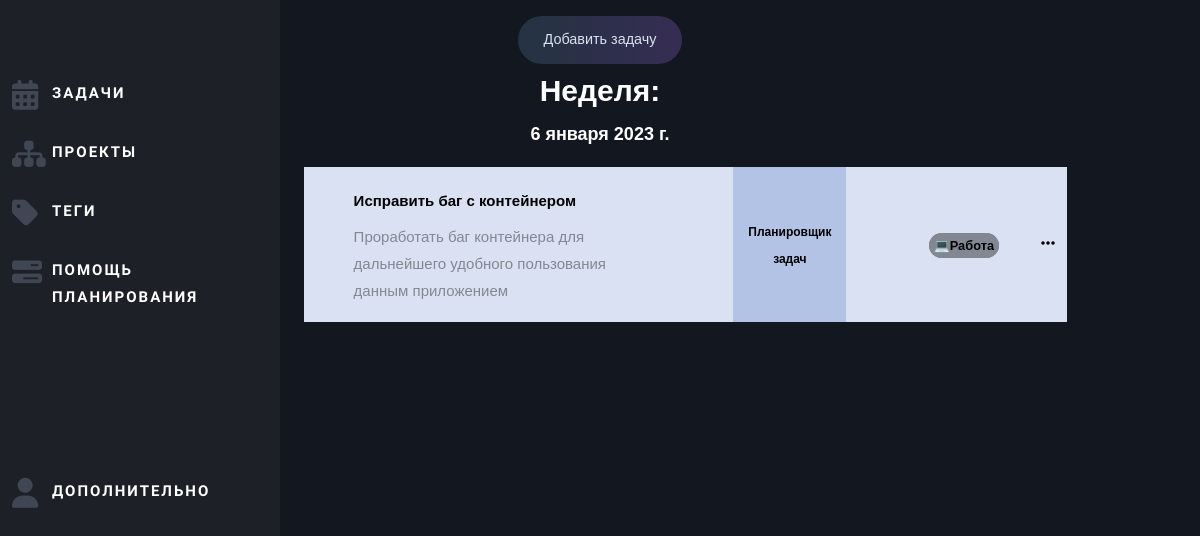
The app's page /week, older data.
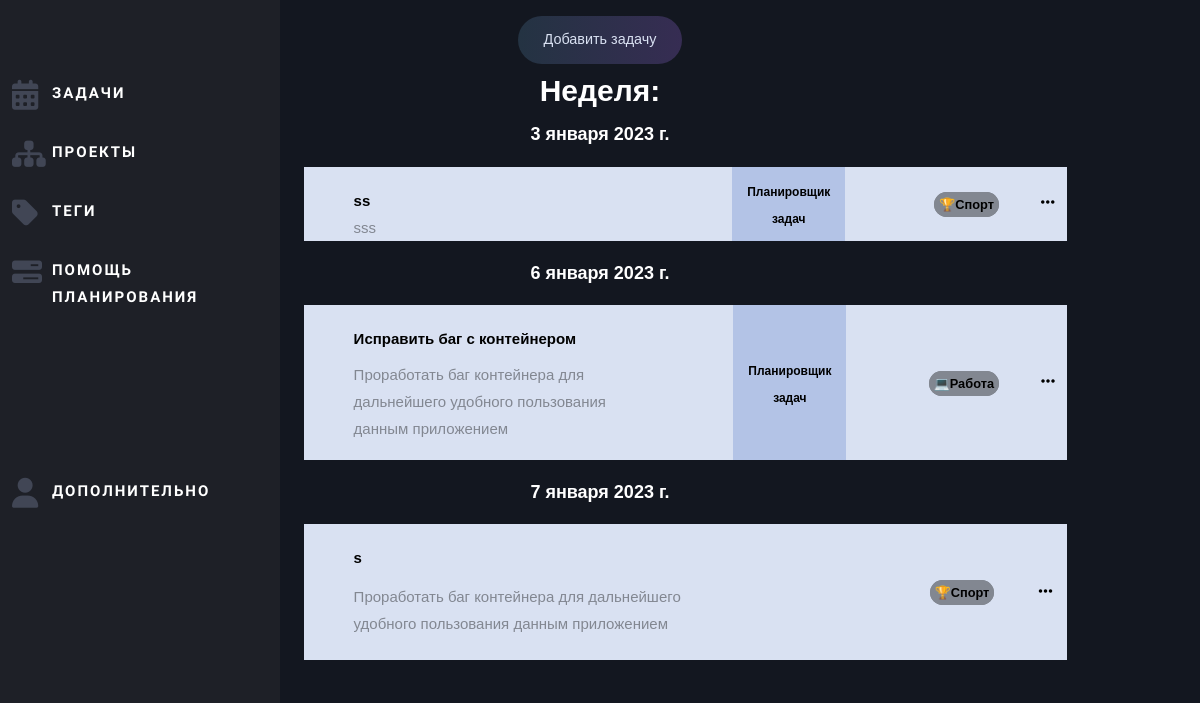
The same page, newer data.
### mainpage/models.py (models this page shows, shortened)
class Tasks(models.Model):
    tag_choices = (("💻Работа", '💻Работа'), ("🏆Спорт", "🏆Спорт"),
                   ("👫Семья", "👫Семья"), ("🎧Личная", "🎧Личная"),
                   ("🎓Обучение", "🎓Обучение"), ("🏰Дом", "🏰Дом"),
                   ("🧬Здоровье", "🧬Здоровье"), ("🌋Путешествия", "🌋Путешествия"),
                   ("🎮Отдых", "🎮Отдых"), ("🍕Покупки", "🍕Покупки"),
                   ("🎪Мероприятия", "🎪Мероприятия"), ("🚇Другое", "🚇Другое"), ("", ""))
    id = models.UUIDField(primary_key=True, default=uuid.uuid4, editable=False)
    title = models.CharField("Название задачи", max_length=100)
    task = models.CharField("Задача", max_length=300)
    teg = models.CharField("Тег", max_length=12, choices=tag_choices, default="")
    date = models.DateField('Дата Задачи')
    is_global = models.BooleanField('Отнести к задаче')
    global_task = models.CharField("Глобальная задача", blank=True, max_length=100)
    is_archive = models.BooleanField('В архиве')
    class Meta:
        verbose_name = "Задача"
        verbose_name_plural = "Задачи"

### mainpage/views.py (the view, shortened to what this page needs)
# urls.py: path('week', views.week, name='week'),
def week(request):
    tasks = Tasks.objects.order_by("date").filter(date__range=[datetime.date.today(), datetime.date.today() + datetime.timedelta(7)])
    tasks = tasks.filter(is_archive=False)
    task = {}
    for i in tasks:
        if i.date not in task:
            task[i.date] = [i]
        else:
            task[i.date].append(i)
    global_tasks = set([i.global_task for i in Tasks.objects.order_by("date")])
    form = TaskForm()
    dateform = DateForm()
    globform = GlobalForm()
    return render(request, 'mainpage/days.html', {'task': task, 'form': form, 'dateform': dateform,
                                                  'globform': globform, 'global_tasks': global_tasks,
                                                  'day': 'week'})

### mainpage/templates/mainpage/days.html (shortened to what this page needs)
{%  extends 'mainpage/index.html' %}
{% load static  %}
{% block content %}
<link rel="stylesheet" href="{% static 'mainpage/css/plan.css' %}">
<body>
<div class="box">
  <a href="#task" class="link-1" id="">Добавить задачу</a>
    {% if day == 'week' %}
     <h1 style="font-size:2em; color: #fff; font-family: 'Work Sans', sans-serif;">Неделя:</h1>
    {% else %}
    <h1 style="font-size:2em; color: #fff; font-family: 'Work Sans', sans-serif;">Месяц:</h1>
    {% endif %}
  {% for key, value in task.items %}
    <h1 style="font-size:1.2em; color: #fff; font-family: 'Work Sans', sans-serif;">{{ key }}</h1>
    {% for el in value %}
    {% if not el.is_archive %}
          <tr>
	      	<table class="bg_white" role="presentation" cellpadding="0" cellspacing="0" width="70%">
					  <tr style="border-bottom: 1px solid rgba(0,0,0,.05);">
					  	<td valign="middle" width="60%" style="text-align:left; padding: 0 2em;">
					  		<div class="product-entry">
					  			<div class="text">
                                  <span><strong>{{ el.title }}</strong></span>
					  				<p>{{ el.task }}</p>
					  			</div>
					  		</div>
					  	</td>
                        {% if el.is_global %}
                        <td  valign="middle" width="10%" style="text-align:center; background: #b3c3e6; padding: 0 1em;">
                            <span class="price" style="color: #000; font-size: 1.5rem; font-family: 'Work Sans', sans-serif;"><strong>{{ el.global_task }}</strong></span>
                        </td>
                        {% endif %}
					  	<td valign="middle" width="25%" style="text-align:right; padding: 0 2em;">
					  		<span class="price" style="color: #000; font-size: 1.6rem; border: 0.7rem solid #828791; border-radius: 16px; background: #828791;"><strong>{{ el.teg }}</strong></span>
					  	</td>
                        <td valign="middle" width="5%" style="text-align:left;">
                          <nav role="navigation" class="primary-navigation">
                              <ul>
                                <li><a><i class="fa fa-ellipsis-h"></i></a>
                                </li>
                              </ul>
                            </nav>
					  	</td>
					  </tr>
	      	</table>
	      </tr>
    {% endif %}
    {% endfor %}
{% endfor %}
</div>
</body>
{% endblock %}

Row changes from the older to the newer data that the page shows:
now on this page (row edited): Tasks: date "3 января 2023 г.", title "ss", task "sss", global_task "Планировщик задач", teg "🏆Спорт"
now on this page (row edited): Tasks: date "7 января 2023 г.", title "s", task "Проработать баг контейнера для дальнейшего удобного пользования данным приложением", teg "🏆Спорт"
